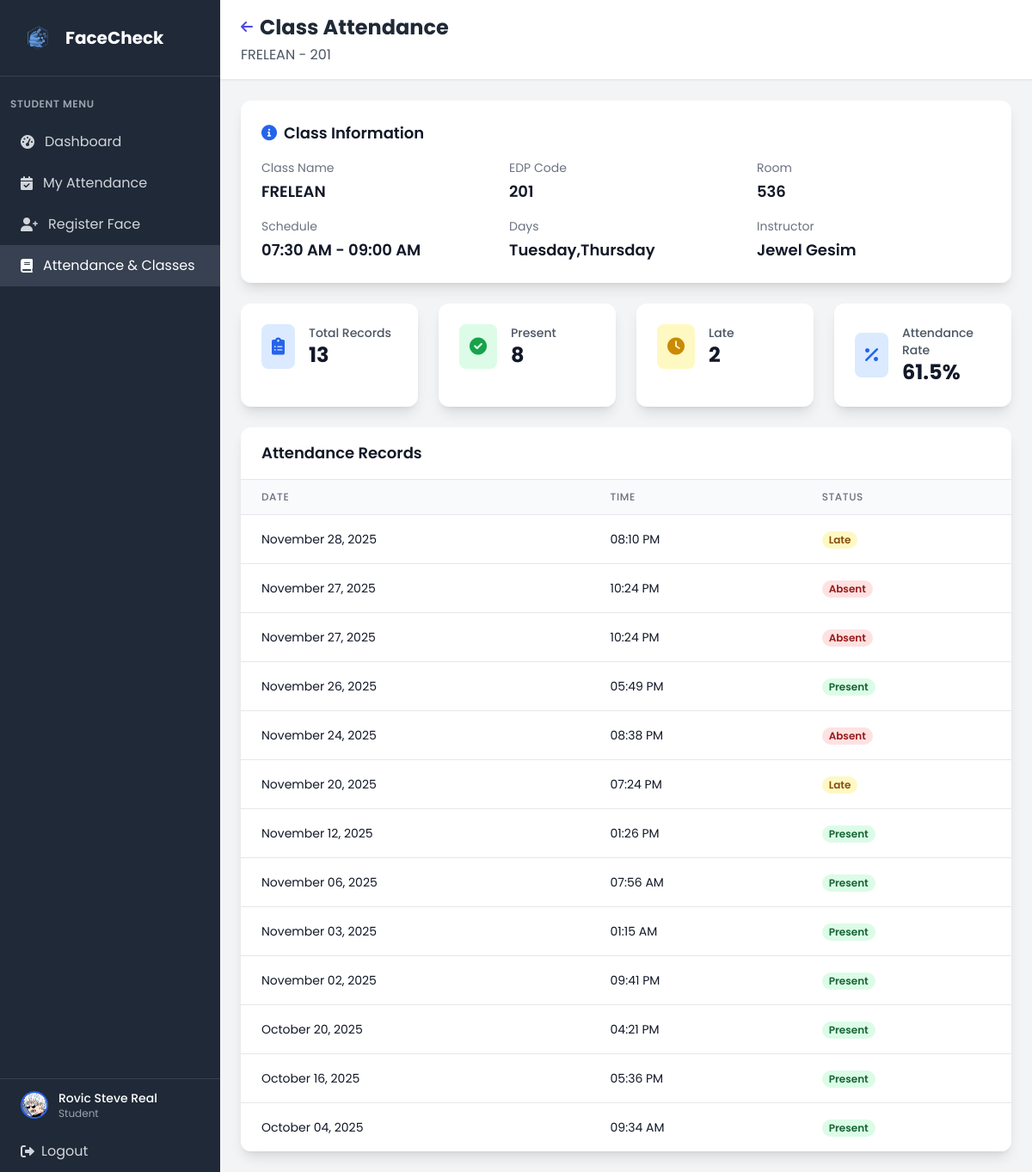
Before: /my_classes/2/attendance (signed in) with the older database file.
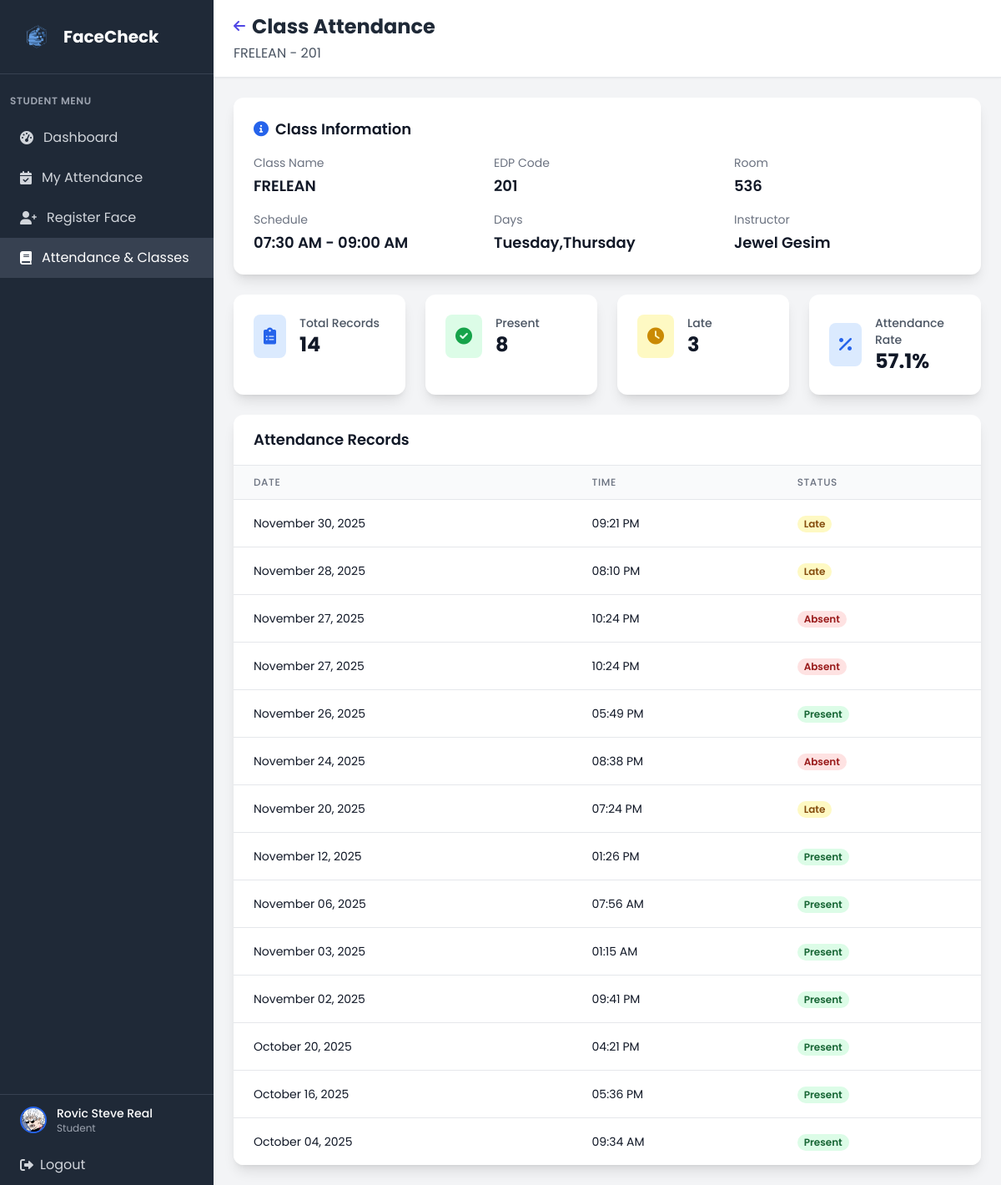
After: the same page with the newer database file.
### tables this page shows
CREATE TABLE "attendance" (
                attendance_id INTEGER PRIMARY KEY AUTOINCREMENT,
                attendance_date DATETIME NOT NULL,
                attendance_status VARCHAR(10) NOT NULL CHECK (attendance_status IN ('present', 'absent', 'late', 'excuse')),
                studentclass_id INTEGER NOT NULL,
                FOREIGN KEY (studentclass_id) REFERENCES student_class(studentclass_id)
            );

### app.py (the view)
@app.route('/my_classes/<int:class_id>/attendance')
def view_class_attendance(class_id):
    if 'user_id' not in session or session['role'] != 'student':
        return redirect(url_for('login'))
    conn = get_db_connection()
    student = conn.execute('''
        SELECT u.*, s.student_id, s.year_level, s.profile_picture, c.course_name, d.dept_name
        FROM user u
        JOIN student s ON u.user_id = s.user_id
        LEFT JOIN course c ON s.course_id = c.course_id
        LEFT JOIN department d ON u.dept_id = d.dept_id
        WHERE u.user_id = ?
    ''', (session['user_id'],)).fetchone()
    enrollment = conn.execute('''
        SELECT sc.studentclass_id
        FROM student_class sc
        WHERE sc.student_id = ? AND sc.class_id = ?
    ''', (student['student_id'], class_id)).fetchone()
    if not enrollment:
        conn.close()
        flash('You are not enrolled in this class', 'error')
        return redirect(url_for('my_classes'))
    class_info = conn.execute('''
        SELECT cl.class_id, cl.class_name, cl.edpcode, cl.room, cl.start_time, cl.end_time,
               u_f.firstname as faculty_firstname, u_f.lastname as faculty_lastname,
               GROUP_CONCAT(DISTINCT d.day_name) as days
        FROM class cl
        JOIN faculty f ON cl.faculty_id = f.faculty_id
        JOIN user u_f ON f.user_id = u_f.user_id
        LEFT JOIN class_days cd ON cl.class_id = cd.class_id
        LEFT JOIN days d ON cd.day_id = d.day_id
        WHERE cl.class_id = ?
        GROUP BY cl.class_id, cl.class_name, cl.edpcode, cl.room, cl.start_time, cl.end_time,
                 u_f.firstname, u_f.lastname
    ''', (class_id,)).fetchone()
    if not class_info:
        conn.close()
        flash('Class not found', 'error')
        return redirect(url_for('my_classes'))
    attendance_records = conn.execute('''
        SELECT strftime('%Y-%m-%d %H:%M:%S', a.attendance_date) as attendance_date,
               a.attendance_status
        FROM attendance a
        JOIN student_class sc ON a.studentclass_id = sc.studentclass_id
        WHERE sc.student_id = ? AND sc.class_id = ?
        ORDER BY a.attendance_date DESC
    ''', (student['student_id'], class_id)).fetchall()
    formatted_records = []
    for record in attendance_records:
        date_str = ''
        time_str = ''
        if record['attendance_date']:
            try:
                from datetime import datetime
                dt = datetime.strptime(record['attendance_date'], '%Y-%m-%d %H:%M:%S')
                date_str = dt.strftime('%B %d, %Y')
                time_str = dt.strftime('%I:%M %p')
            except:
                date_str = str(record['attendance_date']).split(' ')[0]
                time_str = str(record['attendance_date']).split(' ')[1] if ' ' in str(record['attendance_date']) else ''
        formatted_records.append({
            'date': date_str,
            'time': time_str,
            'status': record['attendance_status']
        })
    total_records = len(formatted_records)
    present_count = sum(1 for r in formatted_records if r['status'] == 'present')
    late_count = sum(1 for r in formatted_records if r['status'] == 'late')
    absent_count = sum(1 for r in formatted_records if r['status'] == 'absent')
    attendance_rate = round((present_count / total_records * 100), 1) if total_records > 0 else 0
    time_str = ''
    if class_info['start_time'] and class_info['end_time']:
        try:
            from datetime import datetime
            start_time = str(class_info['start_time'])
            end_time = str(class_info['end_time'])
            time_formats = ['%H:%M:%S', '%H:%M']
            start_dt = None
            end_dt = None
            for fmt in time_formats:
                try:
                    start_dt = datetime.strptime(start_time, fmt)
                    end_dt = datetime.strptime(end_time, fmt)
                    break
                except:
                    continue
            if start_dt and end_dt:
                time_str = f"{start_dt.strftime('%I:%M %p')} - {end_dt.strftime('%I:%M %p')}"
        except:
            time_str = f"{class_info['start_time']} - {class_info['end_time']}"
    conn.close()
    return render_template('student_class_attendance.html',
                         student=student,
                         class_info=class_info,
                         attendance_records=formatted_records,
                         total_records=total_records,
                         present_count=present_count,
                         late_count=late_count,
                         absent_count=absent_count,
                         attendance_rate=attendance_rate,
                         time_str=time_str)

### app.py (called while the page is built)
def get_db_connection():
    try:
        conn = sqlite3.connect('facecheck.db', timeout=30.0)
        conn.row_factory = sqlite3.Row
        conn.execute('PRAGMA foreign_keys = ON')
        try:
            cur = conn.cursor()
            cur.execute("PRAGMA table_info(faculty)")
            columns = [row[1] for row in cur.fetchall()]
            if 'attendance_image' not in columns:
                cur.execute("ALTER TABLE faculty ADD COLUMN attendance_image VARCHAR(255)")
                conn.commit()
        except Exception:
            pass
        return conn
    except sqlite3.Error as e:
        print(f"Database connection error: {e}")
        raise

### templates/student_class_attendance.html (shortened to what the changed rows need)
<!DOCTYPE html>
<html lang="en">
<head>
    <script src="https://cdn.tailwindcss.com"></script>
    <link href="https://cdnjs.cloudflare.com/ajax/libs/font-awesome/6.0.0/css/all.min.css" rel="stylesheet">
    <link rel="stylesheet" href="{{ url_for('static', filename='css/global.css') }}">
</head>
<body class="bg-gray-100">
    <div class="flex h-screen">
        <div class="w-64 bg-gray-800 text-white">
            <div class="p-6 border-b border-gray-700">
                <div class="flex items-center">
                    <h1 class="text-xl font-bold">FaceCheck</h1>
                </div>
            </div>
        </div>
        <div class="flex-1 flex flex-col overflow-hidden">
            <header class="bg-white shadow-sm border-b border-gray-200">
                <div class="px-6 py-4">
                    <div class="flex items-center justify-between">
                        <div>
                            <div class="flex items-center space-x-2">
                                <h2 class="text-2xl font-bold text-gray-800">Class Attendance</h2>
                            </div>
                        </div>
                    </div>
                </div>
            </header>
            <main class="flex-1 overflow-y-auto p-6">
                <div class="max-w-6xl mx-auto space-y-6">
                    <div class="grid grid-cols-1 md:grid-cols-4 gap-6">
                        <div class="bg-white rounded-xl shadow-lg p-6">
                            <div class="flex items-center">
                                <div class="ml-4">
                                    <p class="text-sm font-medium text-gray-600">Total Records</p>
                                    <p class="text-2xl font-bold text-gray-900">{{ total_records }}</p>
                                </div>
                            </div>
                        </div>
                        <div class="bg-white rounded-xl shadow-lg p-6">
                            <div class="flex items-center">
                                <div class="ml-4">
                                    <p class="text-sm font-medium text-gray-600">Late</p>
                                    <p class="text-2xl font-bold text-gray-900">{{ late_count }}</p>
                                </div>
                            </div>
                        </div>
                        <div class="bg-white rounded-xl shadow-lg p-6">
                            <div class="flex items-center">
                                <div class="ml-4">
                                    <p class="text-sm font-medium text-gray-600">Attendance Rate</p>
                                    <p class="text-2xl font-bold text-gray-900">{{ attendance_rate }}%</p>
                                </div>
                            </div>
                        </div>
                    </div>
                    <div class="bg-white rounded-xl shadow-lg overflow-hidden">
                        <div class="overflow-x-auto">
                            <table class="min-w-full divide-y divide-gray-200">
                                <thead class="bg-gray-50">
                                    <tr>
                                        <th class="px-6 py-3 text-left text-xs font-medium text-gray-500 uppercase tracking-wider">Date</th>
                                        <th class="px-6 py-3 text-left text-xs font-medium text-gray-500 uppercase tracking-wider">Time</th>
                                        <th class="px-6 py-3 text-left text-xs font-medium text-gray-500 uppercase tracking-wider">Status</th>
                                    </tr>
                                </thead>
                                <tbody class="bg-white divide-y divide-gray-200">
                                    {% if attendance_records %}
                                        {% for record in attendance_records %}
                                        <tr class="hover:bg-gray-50">
                                            <td class="px-6 py-4 whitespace-nowrap text-sm text-gray-900">{{ record.date }}</td>
                                            <td class="px-6 py-4 whitespace-nowrap text-sm text-gray-900">{{ record.time }}</td>
                                            <td class="px-6 py-4 whitespace-nowrap">
                                                <span class="px-2 inline-flex text-xs leading-5 font-semibold rounded-full
                                                    {% if record.status == 'present' %}bg-green-100 text-green-800
                                                    {% elif record.status == 'late' %}bg-yellow-100 text-yellow-800
                                                    {% elif record.status == 'excuse' %}bg-purple-100 text-purple-800
                                                    {% else %}bg-red-100 text-red-800{% endif %}">
                                                    {{ record.status.title() }}
                                                </span>
                                            </td>
                                        </tr>
                                        {% endfor %}
                                    {% else %}
                                        <tr>
                                            <td colspan="3" class="px-6 py-4 text-center text-gray-500">
                                                <i class="fas fa-inbox mr-2"></i>No attendance records found for this class
                                            </td>
                                        </tr>
                                    {% endif %}
                                </tbody>
                            </table>
                        </div>
                    </div>
                </div>
            </main>
        </div>
    </div>
</body>
</html>

Changed rows visible on the page:
added attendance: date "November 30, 2025", time "09:21 PM", status "Late"
Other visible differences:
{{ total_records }}: "13" → "14"
{{ late_count }}: "2" → "3"
{{ attendance_rate }}: "61.5" → "57.1"
